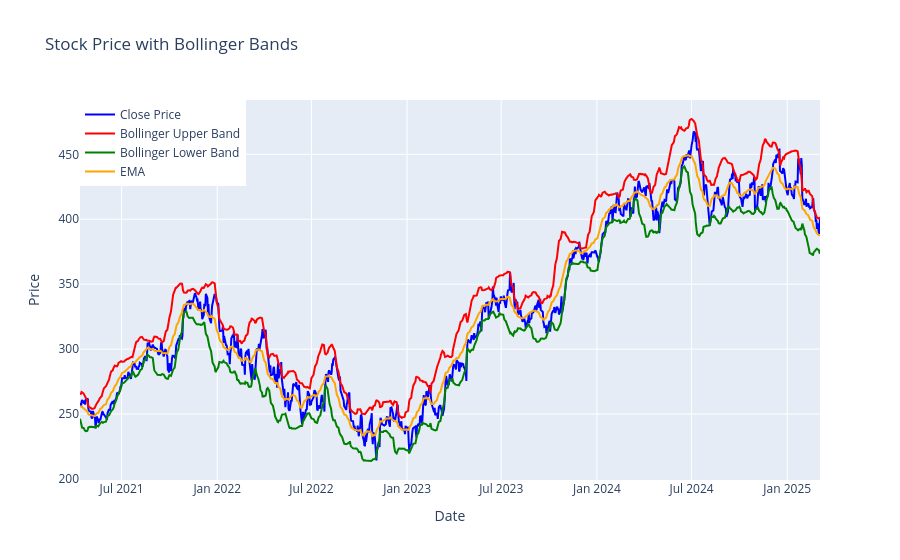

Write notebook code for a chart like this one.
### Code cell
sda= StockDataAnalyser(stock_symbol='MSFT')
sda.fetch_from_db_and_analyze()

### Figure 1 — Plotly figure (JSON) as saved in the notebook; plotly's stock layout.template omitted (floating-point values rounded to 4 significant figures; data arrays with more than 128 entries replaced by an {"elided": "..."} marker saying what was removed)
{"data": [{"line": {"color": "blue"}, "mode": "lines", "name": "Close Price", "type": "scatter", "x": {"elided": "980 str values"}, "y": {"elided": "980 float values"}}, {"line": {"color": "red"}, "mode": "lines", "name": "Bollinger Upper Band", "type": "scatter", "x": {"elided": "980 str values"}, "y": {"elided": "980 float values"}}, {"line": {"color": "green"}, "mode": "lines", "name": "Bollinger Lower Band", "type": "scatter", "x": {"elided": "980 str values"}, "y": {"elided": "980 float values"}}, {"line": {"color": "orange"}, "mode": "lines", "name": "EMA", "type": "scatter", "x": {"elided": "980 str values"}, "y": {"elided": "980 float values"}}], "layout": {"legend": {"x": 0, "y": 1}, "title": {"text": "Stock Price with Bollinger Bands"}, "xaxis": {"title": {"text": "Date"}}, "yaxis": {"title": {"text": "Price"}}}}
